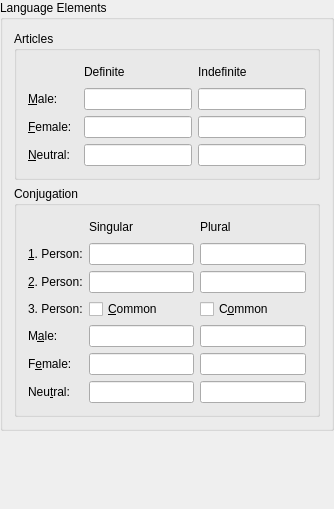
<ui version="4.0" >
 <class>LangPropPageForm</class>
 <widget class="QWidget" name="LangPropPageForm" >
  <property name="geometry" >
   <rect>
    <x>0</x>
    <y>0</y>
    <width>334</width>
    <height>509</height>
   </rect>
  </property>
  <property name="minimumSize" >
   <size>
    <width>334</width>
    <height>509</height>
   </size>
  </property>
  <property name="windowTitle" >
   <string>-</string>
  </property>
  <layout class="QGridLayout" >
   <property name="leftMargin" >
    <number>0</number>
   </property>
   <property name="topMargin" >
    <number>0</number>
   </property>
   <property name="rightMargin" >
    <number>0</number>
   </property>
   <property name="bottomMargin" >
    <number>0</number>
   </property>
   <property name="horizontalSpacing" >
    <number>6</number>
   </property>
   <property name="verticalSpacing" >
    <number>6</number>
   </property>
   <item row="1" column="0" >
    <spacer>
     <property name="orientation" >
      <enum>Qt::Vertical</enum>
     </property>
     <property name="sizeHint" >
      <size>
       <width>20</width>
       <height>16</height>
      </size>
     </property>
    </spacer>
   </item>
   <item row="0" column="0" >
    <widget class="QGroupBox" name="GroupBox2" >
     <property name="title" >
      <string>Language Elements</string>
     </property>
     <layout class="QGridLayout" >
      <property name="leftMargin" >
       <number>11</number>
      </property>
      <property name="topMargin" >
       <number>11</number>
      </property>
      <property name="rightMargin" >
       <number>11</number>
      </property>
      <property name="bottomMargin" >
       <number>11</number>
      </property>
      <property name="horizontalSpacing" >
       <number>6</number>
      </property>
      <property name="verticalSpacing" >
       <number>6</number>
      </property>
      <item row="1" column="0" colspan="3" >
       <widget class="QGroupBox" name="GroupBox3" >
        <property name="sizePolicy" >
         <sizepolicy vsizetype="Preferred" hsizetype="Expanding" >
          <horstretch>0</horstretch>
          <verstretch>0</verstretch>
         </sizepolicy>
        </property>
        <property name="title" >
         <string>Articles</string>
        </property>
        <layout class="QGridLayout" >
         <property name="leftMargin" >
          <number>11</number>
         </property>
         <property name="topMargin" >
          <number>11</number>
         </property>
         <property name="rightMargin" >
          <number>11</number>
         </property>
         <property name="bottomMargin" >
          <number>11</number>
         </property>
         <property name="horizontalSpacing" >
          <number>6</number>
         </property>
         <property name="verticalSpacing" >
          <number>6</number>
         </property>
         <item row="1" column="0" >
          <widget class="QLabel" name="male_label" >
           <property name="text" >
            <string>&amp;Male:</string>
           </property>
           <property name="buddy" >
            <cstring>def_male</cstring>
           </property>
          </widget>
         </item>
         <item row="2" column="0" >
          <widget class="QLabel" name="female_label" >
           <property name="text" >
            <string>&amp;Female:</string>
           </property>
           <property name="buddy" >
            <cstring>def_female</cstring>
           </property>
          </widget>
         </item>
         <item row="2" column="2" >
          <widget class="QLineEdit" name="indef_female" >
           <property name="sizePolicy" >
            <sizepolicy vsizetype="Minimum" hsizetype="Expanding" >
             <horstretch>0</horstretch>
             <verstretch>0</verstretch>
            </sizepolicy>
           </property>
          </widget>
         </item>
         <item row="0" column="1" >
          <widget class="QLabel" name="TextLabel3" >
           <property name="sizePolicy" >
            <sizepolicy vsizetype="Minimum" hsizetype="Minimum" >
             <horstretch>0</horstretch>
             <verstretch>0</verstretch>
            </sizepolicy>
           </property>
           <property name="text" >
            <string>Definite</string>
           </property>
          </widget>
         </item>
         <item row="2" column="1" >
          <widget class="QLineEdit" name="def_female" >
           <property name="sizePolicy" >
            <sizepolicy vsizetype="Minimum" hsizetype="Expanding" >
             <horstretch>0</horstretch>
             <verstretch>0</verstretch>
            </sizepolicy>
           </property>
          </widget>
         </item>
         <item row="1" column="2" >
          <widget class="QLineEdit" name="indef_male" >
           <property name="sizePolicy" >
            <sizepolicy vsizetype="Minimum" hsizetype="Expanding" >
             <horstretch>0</horstretch>
             <verstretch>0</verstretch>
            </sizepolicy>
           </property>
          </widget>
         </item>
         <item row="1" column="1" >
          <widget class="QLineEdit" name="def_male" >
           <property name="sizePolicy" >
            <sizepolicy vsizetype="Minimum" hsizetype="Expanding" >
             <horstretch>0</horstretch>
             <verstretch>0</verstretch>
            </sizepolicy>
           </property>
          </widget>
         </item>
         <item row="0" column="0" >
          <spacer>
           <property name="orientation" >
            <enum>Qt::Horizontal</enum>
           </property>
           <property name="sizeType" >
            <enum>QSizePolicy::Minimum</enum>
           </property>
           <property name="sizeHint" >
            <size>
             <width>50</width>
             <height>20</height>
            </size>
           </property>
          </spacer>
         </item>
         <item row="3" column="1" >
          <widget class="QLineEdit" name="def_natural" >
           <property name="sizePolicy" >
            <sizepolicy vsizetype="Minimum" hsizetype="Expanding" >
             <horstretch>0</horstretch>
             <verstretch>0</verstretch>
            </sizepolicy>
           </property>
          </widget>
         </item>
         <item row="3" column="2" >
          <widget class="QLineEdit" name="indef_natural" >
           <property name="sizePolicy" >
            <sizepolicy vsizetype="Minimum" hsizetype="Expanding" >
             <horstretch>0</horstretch>
             <verstretch>0</verstretch>
            </sizepolicy>
           </property>
          </widget>
         </item>
         <item row="3" column="0" >
          <widget class="QLabel" name="natural_label" >
           <property name="text" >
            <string>&amp;Neutral:</string>
           </property>
           <property name="buddy" >
            <cstring>def_natural</cstring>
           </property>
          </widget>
         </item>
         <item row="0" column="2" >
          <widget class="QLabel" name="TextLabel4" >
           <property name="text" >
            <string>Indefinite</string>
           </property>
          </widget>
         </item>
        </layout>
       </widget>
      </item>
      <item row="2" column="0" colspan="3" >
       <widget class="QGroupBox" name="GroupBox4" >
        <property name="sizePolicy" >
         <sizepolicy vsizetype="Preferred" hsizetype="Expanding" >
          <horstretch>0</horstretch>
          <verstretch>0</verstretch>
         </sizepolicy>
        </property>
        <property name="title" >
         <string>Conjugation</string>
        </property>
        <layout class="QGridLayout" >
         <property name="leftMargin" >
          <number>11</number>
         </property>
         <property name="topMargin" >
          <number>11</number>
         </property>
         <property name="rightMargin" >
          <number>11</number>
         </property>
         <property name="bottomMargin" >
          <number>11</number>
         </property>
         <property name="horizontalSpacing" >
          <number>6</number>
         </property>
         <property name="verticalSpacing" >
          <number>6</number>
         </property>
         <item row="1" column="0" >
          <widget class="QLabel" name="pers1_label" >
           <property name="text" >
            <string>&amp;1. Person:</string>
           </property>
           <property name="buddy" >
            <cstring>first_singular</cstring>
           </property>
          </widget>
         </item>
         <item row="2" column="0" >
          <widget class="QLabel" name="pers2_label" >
           <property name="text" >
            <string>&amp;2. Person:</string>
           </property>
           <property name="buddy" >
            <cstring>second_singular</cstring>
           </property>
          </widget>
         </item>
         <item row="3" column="0" >
          <widget class="QLabel" name="pers3_label" >
           <property name="text" >
            <string>3. Person:</string>
           </property>
          </widget>
         </item>
         <item row="4" column="2" >
          <widget class="QLineEdit" name="thirdM_plural" >
           <property name="sizePolicy" >
            <sizepolicy vsizetype="Minimum" hsizetype="Expanding" >
             <horstretch>0</horstretch>
             <verstretch>0</verstretch>
            </sizepolicy>
           </property>
          </widget>
         </item>
         <item row="6" column="2" >
          <widget class="QLineEdit" name="thirdN_plural" >
           <property name="sizePolicy" >
            <sizepolicy vsizetype="Minimum" hsizetype="Expanding" >
             <horstretch>0</horstretch>
             <verstretch>0</verstretch>
            </sizepolicy>
           </property>
          </widget>
         </item>
         <item row="5" column="2" >
          <widget class="QLineEdit" name="thirdF_plural" >
           <property name="sizePolicy" >
            <sizepolicy vsizetype="Minimum" hsizetype="Expanding" >
             <horstretch>0</horstretch>
             <verstretch>0</verstretch>
            </sizepolicy>
           </property>
          </widget>
         </item>
         <item row="3" column="2" >
          <widget class="QCheckBox" name="thirdP_common" >
           <property name="sizePolicy" >
            <sizepolicy vsizetype="Fixed" hsizetype="Expanding" >
             <horstretch>0</horstretch>
             <verstretch>0</verstretch>
            </sizepolicy>
           </property>
           <property name="text" >
            <string>C&amp;ommon</string>
           </property>
          </widget>
         </item>
         <item row="4" column="0" >
          <widget class="QLabel" name="male_c_label" >
           <property name="text" >
            <string>M&amp;ale:</string>
           </property>
           <property name="buddy" >
            <cstring>thirdM_singular</cstring>
           </property>
          </widget>
         </item>
         <item row="5" column="0" >
          <widget class="QLabel" name="female_c_label" >
           <property name="text" >
            <string>F&amp;emale:</string>
           </property>
           <property name="buddy" >
            <cstring>thirdF_singular</cstring>
           </property>
          </widget>
         </item>
         <item row="6" column="0" >
          <widget class="QLabel" name="natural_c_label" >
           <property name="text" >
            <string>Neu&amp;tral:</string>
           </property>
           <property name="buddy" >
            <cstring>thirdN_singular</cstring>
           </property>
          </widget>
         </item>
         <item row="0" column="2" >
          <widget class="QLabel" name="TextLabel4_2" >
           <property name="text" >
            <string>Plural</string>
           </property>
          </widget>
         </item>
         <item row="3" column="1" >
          <widget class="QCheckBox" name="thirdS_common" >
           <property name="sizePolicy" >
            <sizepolicy vsizetype="Fixed" hsizetype="Expanding" >
             <horstretch>0</horstretch>
             <verstretch>0</verstretch>
            </sizepolicy>
           </property>
           <property name="text" >
            <string>&amp;Common</string>
           </property>
          </widget>
         </item>
         <item row="0" column="1" >
          <widget class="QLabel" name="TextLabel4_2_2" >
           <property name="text" >
            <string>Singular</string>
           </property>
          </widget>
         </item>
         <item row="0" column="0" >
          <spacer>
           <property name="orientation" >
            <enum>Qt::Horizontal</enum>
           </property>
           <property name="sizeType" >
            <enum>QSizePolicy::Minimum</enum>
           </property>
           <property name="sizeHint" >
            <size>
             <width>50</width>
             <height>20</height>
            </size>
           </property>
          </spacer>
         </item>
         <item row="2" column="1" >
          <widget class="QLineEdit" name="second_singular" >
           <property name="sizePolicy" >
            <sizepolicy vsizetype="Minimum" hsizetype="Expanding" >
             <horstretch>0</horstretch>
             <verstretch>0</verstretch>
            </sizepolicy>
           </property>
          </widget>
         </item>
         <item row="4" column="1" >
          <widget class="QLineEdit" name="thirdM_singular" >
           <property name="sizePolicy" >
            <sizepolicy vsizetype="Minimum" hsizetype="Expanding" >
             <horstretch>0</horstretch>
             <verstretch>0</verstretch>
            </sizepolicy>
           </property>
          </widget>
         </item>
         <item row="5" column="1" >
          <widget class="QLineEdit" name="thirdF_singular" >
           <property name="sizePolicy" >
            <sizepolicy vsizetype="Minimum" hsizetype="Expanding" >
             <horstretch>0</horstretch>
             <verstretch>0</verstretch>
            </sizepolicy>
           </property>
          </widget>
         </item>
         <item row="6" column="1" >
          <widget class="QLineEdit" name="thirdN_singular" >
           <property name="sizePolicy" >
            <sizepolicy vsizetype="Minimum" hsizetype="Expanding" >
             <horstretch>0</horstretch>
             <verstretch>0</verstretch>
            </sizepolicy>
           </property>
          </widget>
         </item>
         <item row="1" column="1" >
          <widget class="QLineEdit" name="first_singular" >
           <property name="sizePolicy" >
            <sizepolicy vsizetype="Minimum" hsizetype="Expanding" >
             <horstretch>0</horstretch>
             <verstretch>0</verstretch>
            </sizepolicy>
           </property>
          </widget>
         </item>
         <item row="1" column="2" >
          <widget class="QLineEdit" name="first_plural" >
           <property name="sizePolicy" >
            <sizepolicy vsizetype="Minimum" hsizetype="Expanding" >
             <horstretch>0</horstretch>
             <verstretch>0</verstretch>
            </sizepolicy>
           </property>
          </widget>
         </item>
         <item row="2" column="2" >
          <widget class="QLineEdit" name="second_plural" >
           <property name="sizePolicy" >
            <sizepolicy vsizetype="Minimum" hsizetype="Expanding" >
             <horstretch>0</horstretch>
             <verstretch>0</verstretch>
            </sizepolicy>
           </property>
          </widget>
         </item>
        </layout>
       </widget>
      </item>
     </layout>
    </widget>
   </item>
  </layout>
 </widget>
 <layoutdefault spacing="6" margin="11" />
 <pixmapfunction>qPixmapFromMimeSource</pixmapfunction>
 <tabstops>
  <tabstop>def_male</tabstop>
  <tabstop>def_female</tabstop>
  <tabstop>def_natural</tabstop>
  <tabstop>indef_male</tabstop>
  <tabstop>indef_female</tabstop>
  <tabstop>indef_natural</tabstop>
  <tabstop>first_singular</tabstop>
  <tabstop>second_singular</tabstop>
  <tabstop>thirdS_common</tabstop>
  <tabstop>thirdM_singular</tabstop>
  <tabstop>thirdF_singular</tabstop>
  <tabstop>thirdN_singular</tabstop>
  <tabstop>first_plural</tabstop>
  <tabstop>second_plural</tabstop>
  <tabstop>thirdP_common</tabstop>
  <tabstop>thirdM_plural</tabstop>
  <tabstop>thirdF_plural</tabstop>
  <tabstop>thirdN_plural</tabstop>
 </tabstops>
 <resources/>
 <connections/>
</ui>
